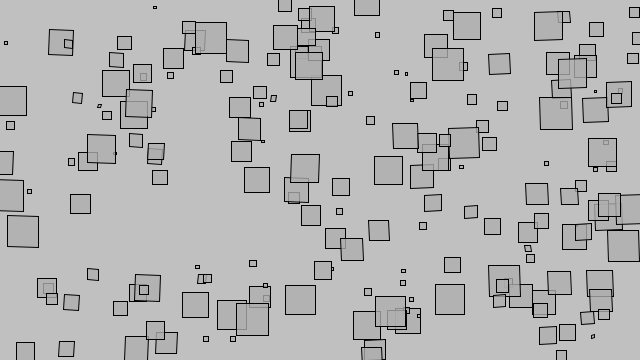
Frame 1 (no input)
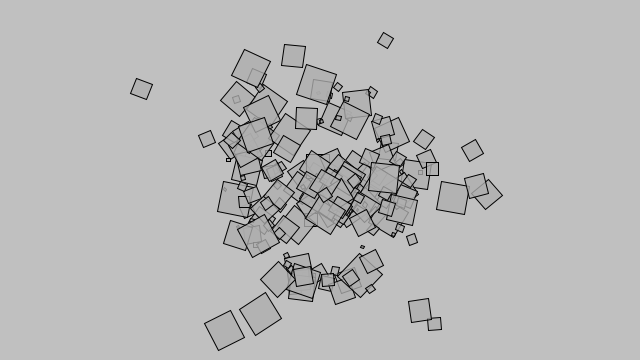
Frame 60 (the mouse pressed at the canvas centre just before this capture)
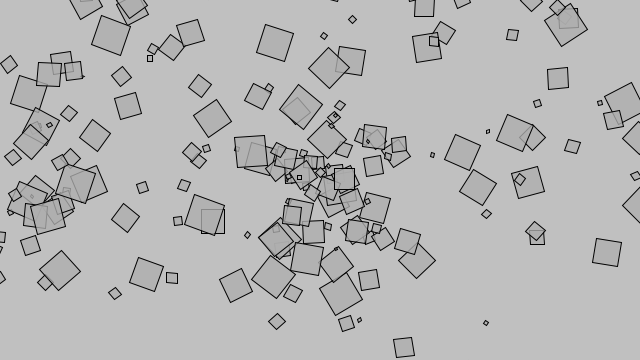
Frame 120 (the mouse held since frame 60 and released just before this capture)

The Processing sketch that drew these frames (run headless with seeded random() and noise(); from frame 60 on, the mouse is pressed at the canvas centre):

// Processing sketch: sketch_260228_Angles
// ── sketch_260228_Angles.pde


Mover[] movers = new Mover[200];

Mover san;

void setup() {
  size(640, 360);
  background(255);
  for (int i = 0; i < movers.length; i++) {
    movers[i] = new Mover(random(0.1, 2), random(width), random(height));
  }
  san = new Mover(100, width/2, height/2);
  
}

void draw() {
  background(255);

  san.display();

  for ( Mover m : movers)
  {
    PVector f = san.attract(m);
    m.applyForce(f);

    m.update();
    m.display();
  }

  //for ( Mover m : movers) {
  //  for ( Mover m1 : movers)
  //  {
  //    if(m.equals(m1))
  //      continue;

  //    PVector force = m1.attract(m);
  //    m.applyForce(force);
  //  }
  //    m.update();
  //    m.display();
  //}
}

// ── Mover.pde

public class Mover
{
  PVector position;
  PVector velocity;
  PVector acceleration;
  float mass;
  float g = 1;

  float angle = 0;
  float aVelocity = 0;
  float aAcceleration = 0.001;

  Mover()
  {
    this(4, width/2, height/2);
  }
  Mover(float m, float x, float y)
  {
    mass = m;
    position = new PVector(x, y);
    velocity = new PVector(random(0, 1), random(0, 1));
    acceleration = new PVector(0, 0);
  }

  void applyForce(PVector force)
  {
    PVector f = PVector.div(force, mass);
    acceleration.add(f);
  }

  void update()
  {
    velocity.add(acceleration);
    position.add(velocity);

    aAcceleration = acceleration.x/10.0;
    aVelocity += aAcceleration;
    aVelocity = constrain(aVelocity, -0.1, 0.1);
    angle += aVelocity;

    acceleration.mult(0);
  }

  void display()
  {
    stroke(0);
    fill(175, 200);
    rectMode(CENTER);
    
    pushMatrix();
      translate(position.x, position.y);
      rotate(angle);
      rect(0, 0, mass*16, mass*16);
    popMatrix();
  }

  PVector attract(Mover m)
  {
    PVector force = PVector.sub(position, m.position);
    float distance = force.mag();
    
    distance = constrain(distance, 5.0, 25.0);
    force.normalize();
    float strength = (g * mass * m.mass) / (distance * distance);
    force.mult(strength);
    
    return force;
  }
}
